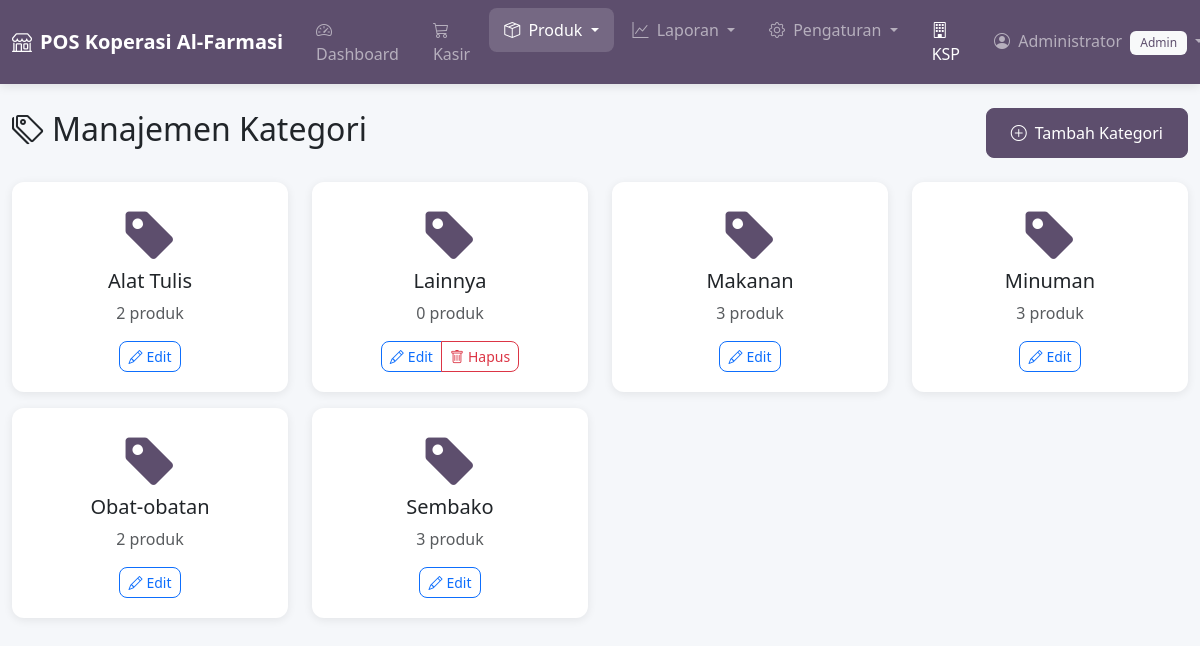
The app's page /categories.php (signed in) with its own data.
### tables this page shows
CREATE TABLE IF NOT EXISTS kategori (
    id INT AUTO_INCREMENT PRIMARY KEY,
    nama_kategori VARCHAR(100) NOT NULL,
    created_at TIMESTAMP DEFAULT CURRENT_TIMESTAMP
);

### includes/auth.php (called while the page is built, shortened)
<?php
require_once __DIR__ . '/../config/database.php';
function isLoggedIn() {
    return isset($_SESSION['user_id']) && !empty($_SESSION['user_id']);
}
function isAdmin() {
    return isset($_SESSION['role']) && $_SESSION['role'] === 'admin';
}

### config/database.php (called while the page is built, shortened)
<?php
try {
    $dsn = "mysql:host=" . DB_HOST . ";dbname=" . DB_NAME . ";charset=" . DB_CHARSET;
    $options = [
        PDO::ATTR_ERRMODE => PDO::ERRMODE_EXCEPTION,
        PDO::ATTR_DEFAULT_FETCH_MODE => PDO::FETCH_ASSOC,
        PDO::ATTR_EMULATE_PREPARES => false,
    ];
    $pdo = new PDO($dsn, DB_USER, DB_PASS, $options);
} catch (PDOException $e) {
    error_log('Database connection error: ' . $e->getMessage());
    die("Koneksi database gagal. Silakan hubungi administrator.");
}
function query($sql, $params = []) {
    global $pdo;
    $stmt = $pdo->prepare($sql);
    $stmt->execute($params);
    return $stmt;
}
function fetchOne($sql, $params = []) {
    return query($sql, $params)->fetch();
}
function fetchAll($sql, $params = []) {
    return query($sql, $params)->fetchAll();
}
function escape($string) {
    return htmlspecialchars($string, ENT_QUOTES, 'UTF-8');
}
function getSetting($key, $default = null) {
    $result = fetchOne("SELECT setting_value FROM settings WHERE setting_key = ?", [$key]);
    return $result ? $result['setting_value'] : $default;
}

### categories.php (the view, shortened to what this page needs)
<?php
require_once 'includes/auth.php';
$kategori = fetchAll("SELECT k.*, COUNT(p.id) as jumlah_produk
                     FROM kategori k
                     LEFT JOIN produk p ON k.id = p.kategori_id AND p.status = 'aktif'
                     GROUP BY k.id
                     ORDER BY k.nama_kategori");
include 'includes/header.php';
?>
<div class="container-fluid py-4">
    <div class="d-flex justify-content-between align-items-center mb-4">
        <h2><i class="bi bi-tags me-2"></i>Manajemen Kategori</h2>
        <button class="btn btn-success btn-lg" data-bs-toggle="modal" data-bs-target="#addModal">
            <i class="bi bi-plus-circle me-2"></i>Tambah Kategori
        </button>
    </div>
    <div class="row">
        <?php if (count($kategori) > 0): ?>
        <?php foreach ($kategori as $item): ?>
        <div class="col-md-4 col-lg-3 mb-3">
            <div class="card h-100">
                <div class="card-body text-center">
                    <i class="bi bi-tag-fill display-4 text-success mb-3"></i>
                    <h5 class="card-title"><?= escape($item['nama_kategori']) ?></h5>
                    <p class="text-muted mb-3"><?= $item['jumlah_produk'] ?> produk</p>
                    <div class="btn-group">
                        <button class="btn btn-outline-primary btn-sm"
                                onclick="editCategory(<?= $item['id'] ?>, '<?= escape($item['nama_kategori']) ?>')">
                            <i class="bi bi-pencil me-1"></i>Edit
                        </button>
                        <?php if ($item['jumlah_produk'] == 0): ?>
                        <button class="btn btn-outline-danger btn-sm"
                                onclick="deleteCategory(<?= $item['id'] ?>, '<?= escape($item['nama_kategori']) ?>')">
                            <i class="bi bi-trash me-1"></i>Hapus
                        </button>
                        <?php endif; ?>
                    </div>
                </div>
            </div>
        </div>
        <?php endforeach; ?>
        <?php endif; ?>
    </div>
</div>
<?php include 'includes/footer.php'; ?>

### includes/header.php (shortened to what this page needs)
<?php
$appName = getSetting('app_name', APP_NAME);
$appLogo = getSetting('app_logo', '');
?>
<!DOCTYPE html>
<html lang="id">
<head>
    <link href="https://cdn.jsdelivr.net/npm/bootstrap@5.3.2/dist/css/bootstrap.min.css" rel="stylesheet">
    <link href="https://cdn.jsdelivr.net/npm/bootstrap-icons@1.11.1/font/bootstrap-icons.css" rel="stylesheet">
    <link href="assets/css/style.css" rel="stylesheet">
</head>
<body>
    <?php if (isLoggedIn()): ?>
    <nav class="navbar navbar-expand-lg navbar-dark sticky-top" style="background-color: #5D4E6D;">
        <div class="container-fluid">
            <a class="navbar-brand fw-bold d-flex align-items-center" href="dashboard.php">
                <?php if ($appLogo && file_exists($appLogo)): ?>
                <img src="<?= $appLogo ?>" alt="Logo" style="max-height: 35px;" class="me-2">
                <?php else: ?>
                <i class="bi bi-shop me-2"></i>
                <?php endif; ?>
                <?= escape($appName) ?>
            </a>
            <div class="collapse navbar-collapse" id="navbarNav">
                <ul class="navbar-nav me-auto">
                    <li class="nav-item">
                        <a class="nav-link <?= basename($_SERVER['PHP_SELF']) == 'dashboard.php' ? 'active' : '' ?>" href="dashboard.php">
                            <i class="bi bi-speedometer2 me-1"></i> Dashboard
                        </a>
                    </li>
                    <li class="nav-item">
                        <a class="nav-link <?= basename($_SERVER['PHP_SELF']) == 'pos.php' ? 'active' : '' ?>" href="pos.php">
                            <i class="bi bi-cart3 me-1"></i> Kasir
                        </a>
                    </li>
                    <?php if (isAdmin()): ?>
                    <li class="nav-item dropdown">
                        <a class="nav-link dropdown-toggle <?= in_array(basename($_SERVER['PHP_SELF']), ['products.php', 'stock.php', 'categories.php']) ? 'active' : '' ?>"
                           href="#" data-bs-toggle="dropdown">
                            <i class="bi bi-box-seam me-1"></i> Produk
                        </a>
                    </li>
                    <?php endif; ?>
                    <li class="nav-item dropdown">
                        <a class="nav-link dropdown-toggle <?= in_array(basename($_SERVER['PHP_SELF']), ['reports.php', 'transactions.php', 'closing.php']) ? 'active' : '' ?>"
                           href="#" data-bs-toggle="dropdown">
                            <i class="bi bi-graph-up me-1"></i> Laporan
                        </a>
                    </li>
                    <?php if (isAdmin()): ?>
                    <li class="nav-item dropdown">
                        <a class="nav-link dropdown-toggle <?= in_array(basename($_SERVER['PHP_SELF']), ['users.php', 'settings.php', 'settings-general.php']) ? 'active' : '' ?>"
                           href="#" data-bs-toggle="dropdown">
                            <i class="bi bi-gear me-1"></i> Pengaturan
                        </a>
                    </li>
                    <?php endif; ?>
                    <li class="nav-item">
                        <a href="https://ksp-alfarma.ummada.ac.id" class="nav-link text-white" target="_blank">
                            <i class="bi bi-building"></i> KSP
                        </a>
                    </li>
                </ul>
                <ul class="navbar-nav">
                    <li class="nav-item dropdown">
                        <a class="nav-link dropdown-toggle" href="#" data-bs-toggle="dropdown">
                            <i class="bi bi-person-circle me-1"></i>
                            <?= escape($_SESSION['nama_lengkap']) ?>
                            <span class="badge bg-light ms-1" style="color: #5D4E6D;"><?= ucfirst($_SESSION['role']) ?></span>
                        </a>
                    </li>
                </ul>
            </div>
        </div>
    </nav>
    <?php endif; ?>
    <main class="<?= isLoggedIn() ? 'main-content' : '' ?>">

### includes/footer.php (shortened to what this page needs)
    </main>
</body>
</html>

### assets/css/style.css (style rules this page uses)
:root { --primary-color: #5D4E6D; --secondary-color: #0d6efd; --success-color: #5D4E6D; --danger-color: #dc3545; --warning-color: #ffc107; --info-color: #0dcaf0; --light-color: #f8f9fa; --dark-color: #212529; }
body { font-family: 'Segoe UI', Tahoma, Geneva, Verdana, sans-serif; background-color: #f5f7fa; min-height: 100vh; }
.main-content { padding-bottom: 2rem; }
.navbar { box-shadow: 0 2px 10px rgba(0, 0, 0, 0.1); }
.navbar-brand { font-size: 1.25rem; }
.nav-link { font-weight: 500; padding: 10px 15px !important; border-radius: 8px; margin: 0 2px; transition: all 0.2s ease; }
.nav-link:hover, .nav-link.active { background-color: rgba(255, 255, 255, 0.15); }
.card { border: none; border-radius: 12px; box-shadow: 0 2px 10px rgba(0, 0, 0, 0.08); }
.card-body { padding: 20px; }
.btn { border-radius: 8px; font-weight: 500; transition: all 0.2s ease; }
.btn-lg { padding: 12px 24px; font-size: 1rem; }
.btn-success { background-color: var(--success-color); border-color: var(--success-color); }
.badge { font-weight: 500; padding: 6px 10px; }
.text-success { color: var(--success-color) !important; }
.btn-success { background-color: #5D4E6D !important; border-color: #5D4E6D !important; }

### records on screen
kategori: nama_kategori "Alat Tulis", jumlah_produk "2"
kategori: nama_kategori "Lainnya", jumlah_produk "0"
kategori: nama_kategori "Makanan", jumlah_produk "3"
kategori: nama_kategori "Minuman", jumlah_produk "3"
kategori: nama_kategori "Obat-obatan", jumlah_produk "2"
kategori: nama_kategori "Sembako", jumlah_produk "3"

### other values on screen
$appName "POS Koperasi Al-Farmasi"
$_SESSION['nama_lengkap'] "Administrator"
$_SESSION['role'] "Admin"
